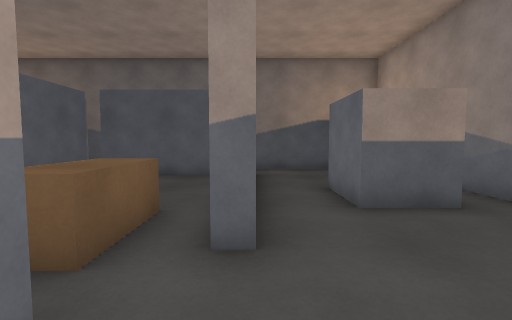
view 1 (above)

24 first-person views from a walk through a 3-D level made in the Unity game engine. The camera is 1.2 m above the floor, tilts 4° down and sees 85° across. The floor is counted in squares, 1 m on a side. Each view is taken from the middle of a square. On the plan, view 1 faces up. The plan holds only what a view shows up to about 13 squares ahead; the rest is blank. The player character is not drawn.

view 2
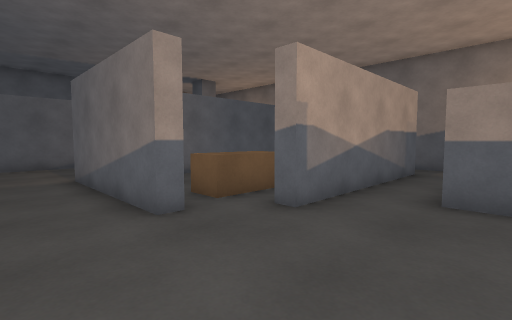

view 3
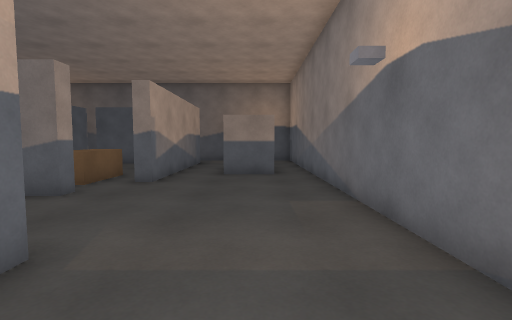

view 4
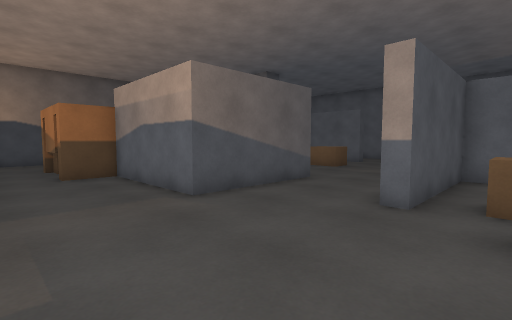

view 5
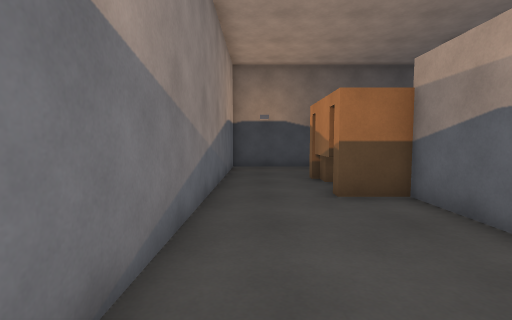

view 6
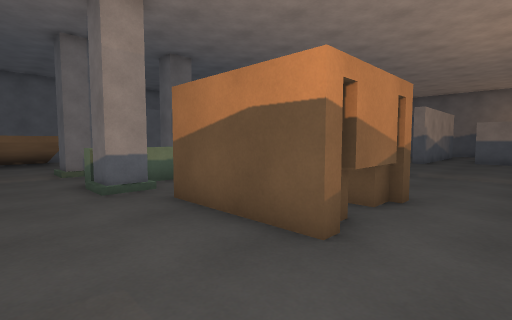

view 7
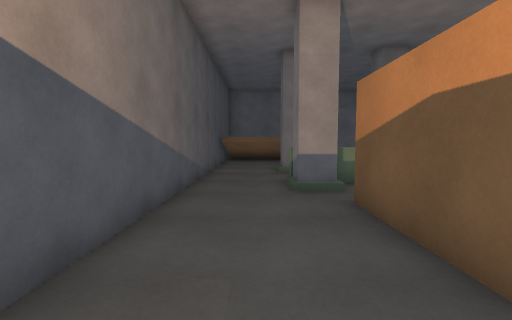

view 8
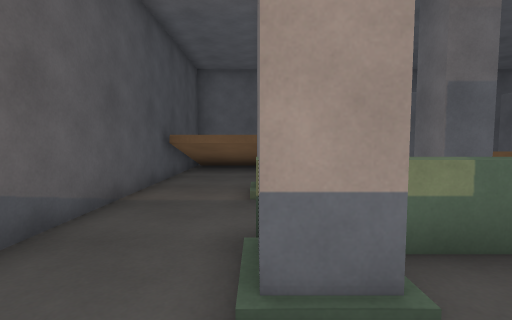

view 9
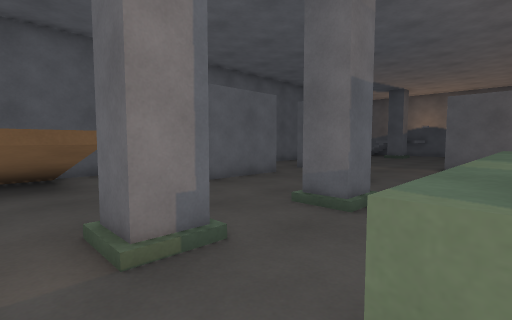

view 10
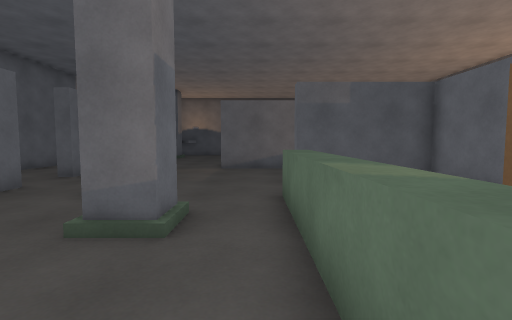

view 11
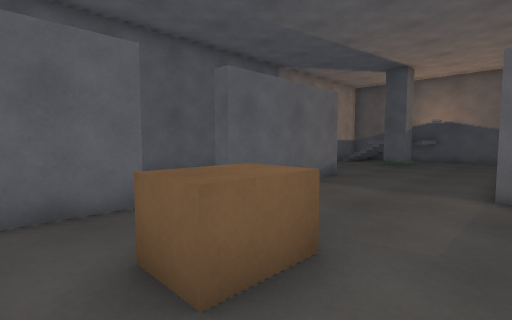

view 12
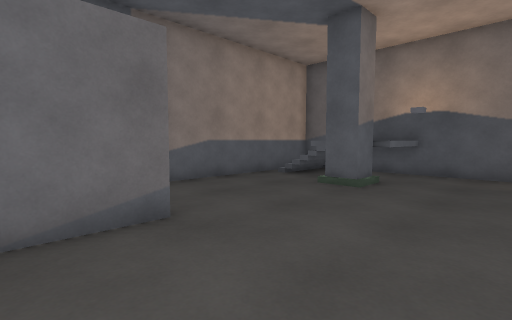

view 13
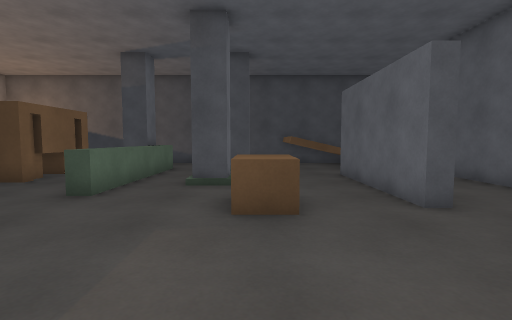

view 14
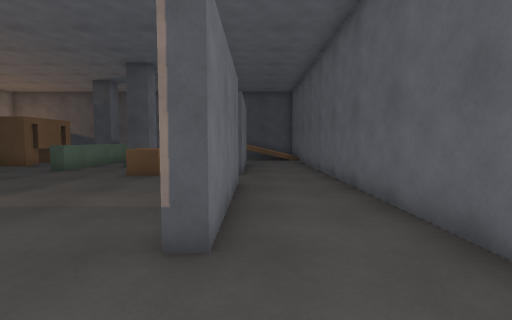

view 15
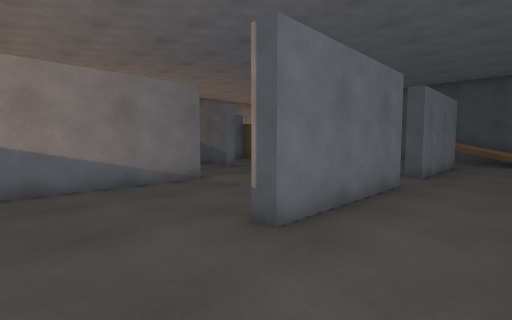

view 16
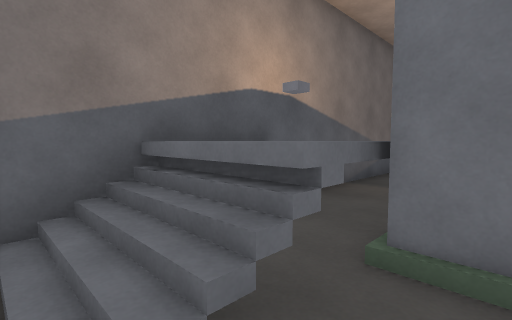

view 17
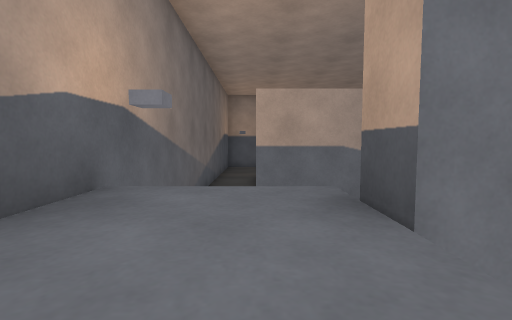

view 18
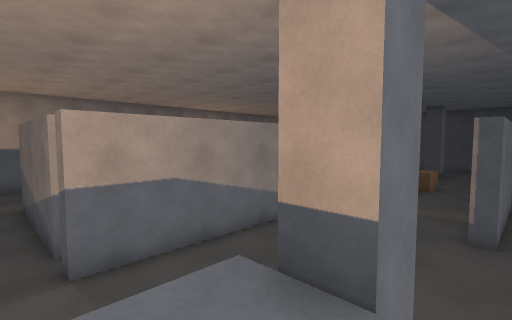

view 19
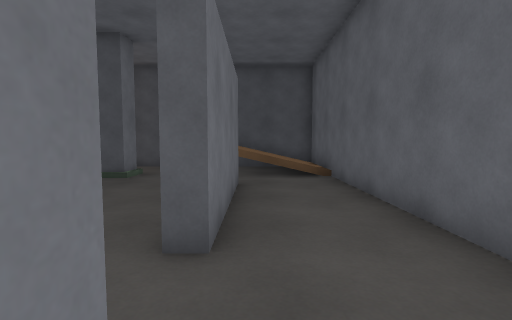

view 20
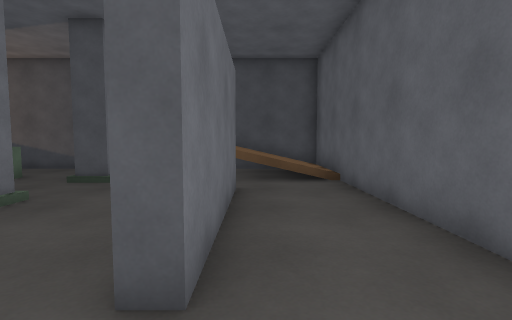

view 21
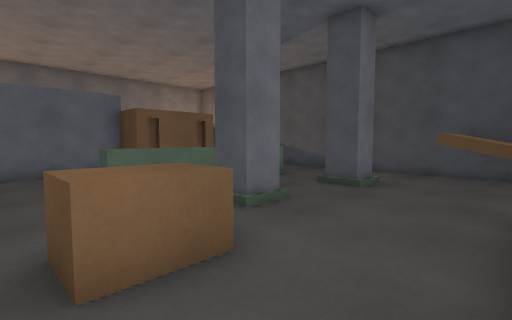

view 22
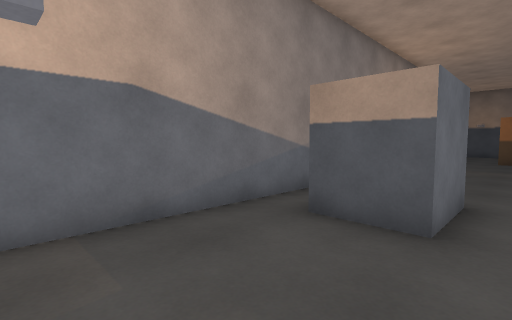

view 23
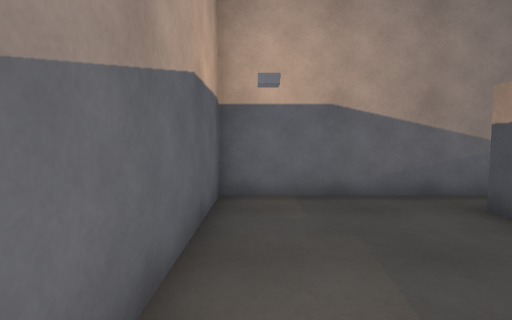

view 24
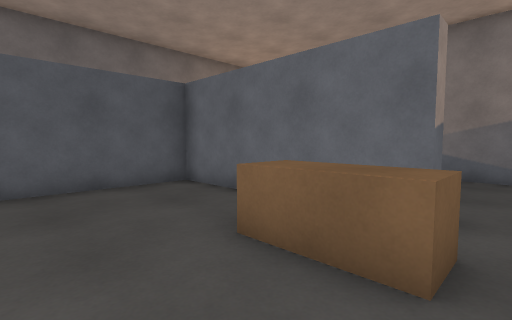

### Floor plan
Key: @ floor where view 1 was taken; # wall or solid block; . main floor; : floor 0.25 m higher than the main floor; + floor 1.25 m higher than the main floor; / step, stairs or slope; = window, fence, low wall or low ledge; ^ raised ledge; v drop or lower ground; O other object.
Columns run from 15 left of view 1 to 5 right of it. Each row starts with its distance up from view 1.
 12 #####################
 11 #//++O..............#
 10 #//++v...#######....#
  9 #/=v##...#.....#....#
  8 #...##...#.....#....#
  7 #........#.....#.OOO#
  6 #........#.....#.O  #
  5 #........#...O.#.OOO#
  4 #........#..OO.#....#
  3 #...#....#..OO......#
  2 #...#....#..........#
  1 #...#....#####......#
  0 #...#..........@....#
 -1 #...#...............#
 -2 #...........####....#
 -3 #...........#####...#
 -4 #...#.OO.......##...#
 -5 #...#.OO...^...##...#
 -6 #...#......^...##...#
 -7 #...#...#..^..OOOO..#
 -8 #...#......^..O  O..#
 -9 #..........^..OO O..#
-10 #......##..^#.OOOO..#
-11 #:// +.##..^#.......#
-12 #:// +..............#
-13 #:// +..............#
-14 #####################

Positions as (right, up) in squares from view 1, and headings:
1: (0, 0), facing up
2: (3, -1), facing up-left
3: (3, -5), facing up
4: (4, 3), facing down-left
5: (4, -1), facing down
6: (4, -13), facing up-left
7: (4, -12), facing left
8: (-1, -11), facing left
9: (-4, -12), facing up-left
10: (-5, -11), facing up
11: (-6, -6), facing up-left
12: (-7, 1), facing up-left
13: (-8, 1), facing down
14: (-12, 6), facing down
15: (-14, 6), facing down-right
16: (-14, 8), facing up-right
17: (-13, 10), facing right
18: (-12, 11), facing down-right
19: (-12, -1), facing down
20: (-12, -2), facing down
21: (-11, -3), facing down-right
22: (1, 11), facing down-right
23: (-1, 11), facing right
24: (-5, 2), facing up-right
